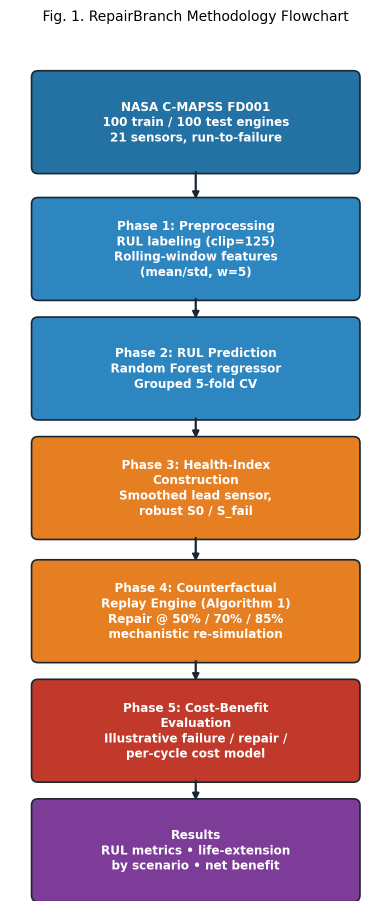
#> input picture figures/fig0_flowchart.png, 783 x 1822 px, found by its file name (shown at 1/2 size)
$ python build_paper.py
#> lines starting #> are read from the running program, lines starting #| are printed output that depends on the picture
#!/usr/bin/env python3
# -*- coding: utf-8 -*-
"""
Build the RepairBranch IEEE paper by reconstructing document.xml body content
using exact style templates extracted from the user's AgroBranch/EDUGUARD papers.
"""
import re, os, subprocess, shutil
from PIL import Image

BASE = '/home/claude/paper_analysis/unpacked_agro'
FIGDIR = '/home/claude/repairbranch/figures'

# ---------------------------------------------------------------
# Reset BASE from a pristine copy of the original docx every run,
# so this script is safe to re-run while iterating on page count.
# ---------------------------------------------------------------
if os.path.exists(BASE):
    shutil.rmtree(BASE)
os.makedirs(BASE)
subprocess.run(['unzip', '-q', '-o', '/home/claude/paper_analysis/AgroBranch_IEEE_Research_Paper.docx', '-d', BASE], check=True)
#> (this line was passed over: subprocess is not available in this run)
# strip any symlinks (untrusted external docx)
subprocess.run(f"find {BASE} -type l -delete", shell=True, check=True)
#> (this line was passed over: subprocess is not available in this run)
subprocess.run(['python3', '/mnt/skills/public/docx/scripts/merge_runs.py', BASE], check=True)
#> (this line was passed over: subprocess is not available in this run)
print("Reset BASE from pristine AgroBranch docx.")

TNR = 'w:ascii="Times New Roman" w:cs="Times New Roman" w:eastAsia="Times New Roman" w:hAnsi="Times New Roman"'

def esc(t):
    return (t.replace('&', '&amp;').replace('<', '&lt;').replace('>', '&gt;'))

# ---------------------------------------------------------------
# Style template functions (exact patterns extracted from source doc)
# ---------------------------------------------------------------

# [24 lines left out: functions title_para, centered_line, abstract_para, keywords_para, not called in this run]

SECTION_BREAK_1COL = ('<w:p><w:pPr><w:sectPr><w:type w:val="continuous"/>'
    '<w:pgSz w:w="12240" w:h="15840" w:orient="portrait"/>'
    '<w:pgMar w:top="1080" w:right="1080" w:bottom="1080" w:left="1080" w:header="708" w:footer="708" w:gutter="0"/>'
    '<w:pgNumType/><w:cols w:space="720" w:num="1"/><w:docGrid w:linePitch="360"/></w:sectPr></w:pPr></w:p>')

# [19 lines left out: functions section_heading, subsection_heading, body_para, reference_para, not called in this run]

_docpr_id = [1000]
# [29 lines left out: functions image_para, caption_para, table_caption_para, table_note_para, not called in this run]

def spacer_para():
    return (f'<w:p><w:pPr><w:spacing w:after="160"/></w:pPr><w:r><w:rPr><w:rFonts {TNR}/>'
            f'<w:sz w:val="20"/><w:szCs w:val="20"/></w:rPr><w:t xml:space="preserve"/></w:r></w:p>')

# [42 lines left out: functions make_table, algorithm_box, not called in this run]

# ---------------------------------------------------------------
# Figure sizing (EMU). Column max width ~4780 dxa = 3.319 in = 3,035,793 EMU
# ---------------------------------------------------------------
COL_MAX_EMU = 3035793

figure_files = [
    'fig0_flowchart.png',
    'fig1_sensor_trends.png',
    'fig2_sensor_rul_correlation.png',
    'fig3_rul_distribution.png',
    'fig4_pred_vs_actual_rul.png',
    'fig5_feature_importance.png',
    'fig6_counterfactual_branch_example.png',
    'fig7_life_extension_boxplot.png',
    'fig8_net_benefit_by_scenario.png',
]

def emu_size(fname, width_emu=COL_MAX_EMU):
#> called with fname = 'fig0_flowchart.png', width_emu = 3035793
    im = Image.open(os.path.join(FIGDIR, fname))
#> im is the input picture: PIL image 783x1822 RGBA; mean R, G, B, A 171.3, 158.2, 164.1, 255
    w, h = im.size
#> w = 783; h = 1822
    cy = int(width_emu * h / w)
#> cy = 7064131
    return width_emu, cy

fig_sizes = {f: emu_size(f) for f in figure_files}
#> call 2 of emu_size, with fname = 'fig1_sensor_trends.png', width_emu = 3035793
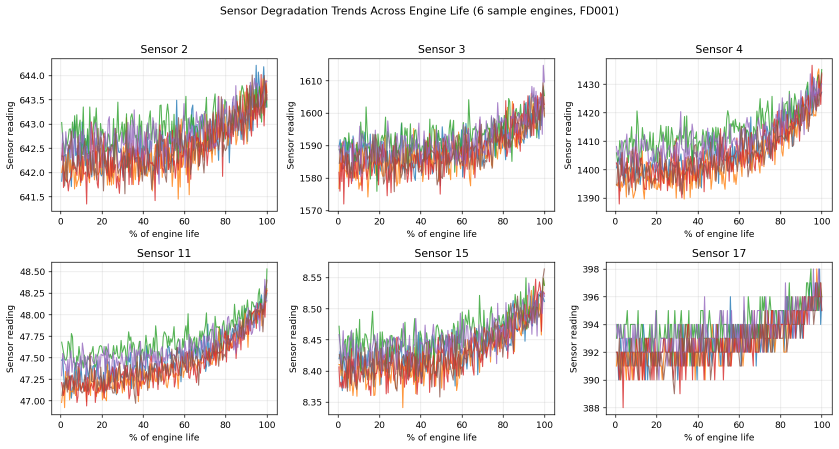
#> input picture figures/fig1_sensor_trends.png, 1677 x 898 px, found by its file name (shown at 1/2 size)
#> in emu_size, im is the input picture: PIL image 1677x898 RGBA; mean R, G, B, A 235.3, 229.6, 228.5, 255
#> call 3 of emu_size, with fname = 'fig2_sensor_rul_correlation.png', width_emu = 3035793
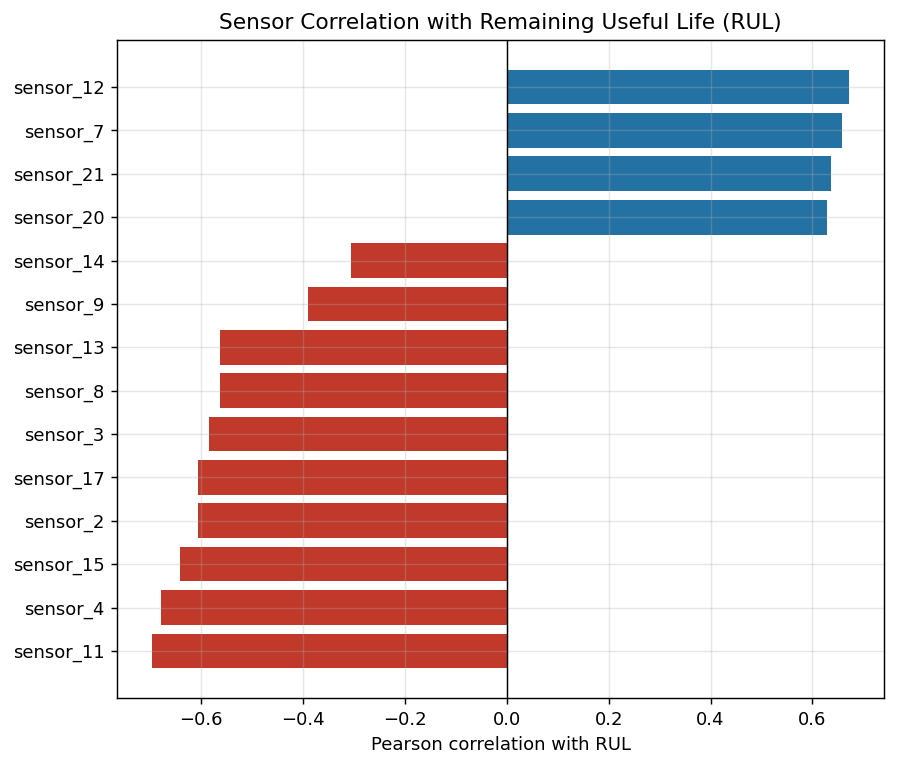
#> input picture figures/fig2_sensor_rul_correlation.png, 897 x 767 px, found by its file name
#> in emu_size, im is the input picture: PIL image 897x767 RGBA; mean R, G, B, A 226, 211.9, 213.2, 255
#> call 4 of emu_size, with fname = 'fig3_rul_distribution.png', width_emu = 3035793
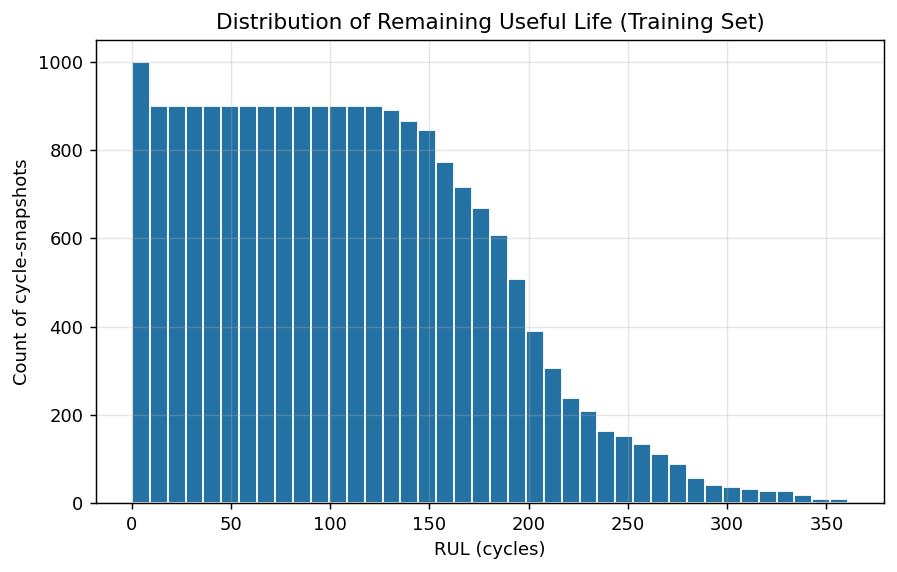
#> input picture figures/fig3_rul_distribution.png, 897 x 572 px, found by its file name
#> in emu_size, im is the input picture: PIL image 897x572 RGBA; mean R, G, B, A 188.8, 210.3, 224.3, 255
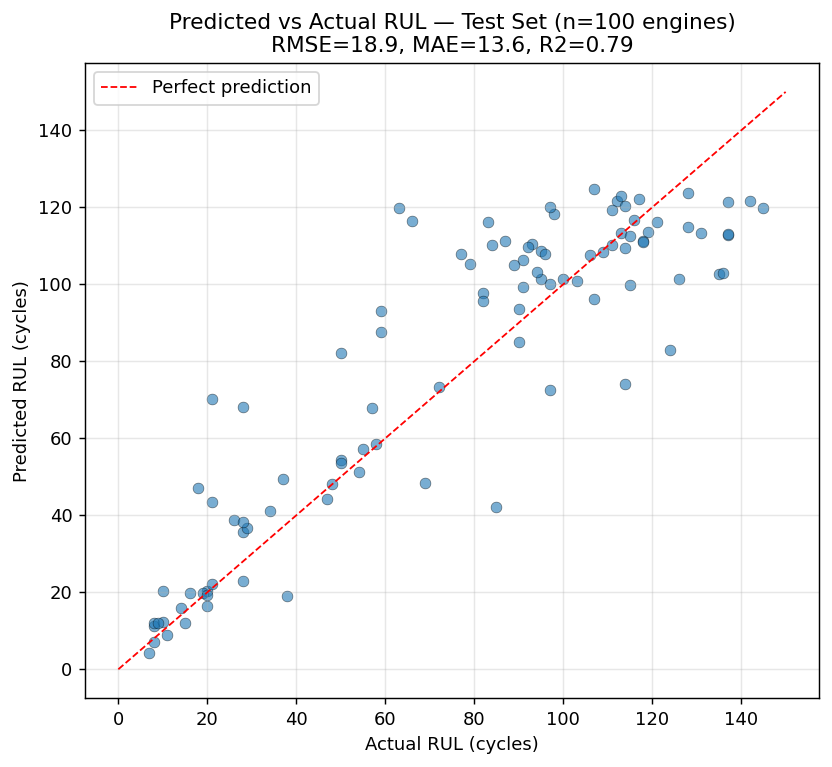
#> input picture figures/fig4_pred_vs_actual_rul.png, 832 x 767 px, found by its file name
#> in emu_size, im is the input picture: PIL image 832x767 RGBA; mean R, G, B, A 247.7, 247.9, 248.3, 255
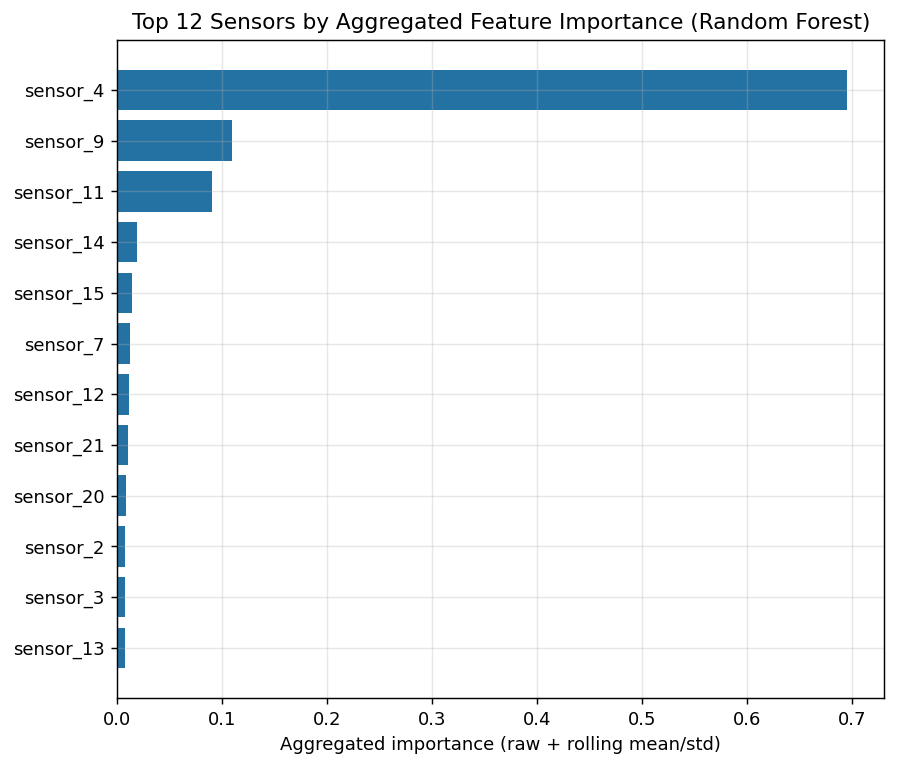
#> input picture figures/fig5_feature_importance.png, 897 x 767 px, found by its file name
#> in emu_size, im is the input picture: PIL image 897x767 RGBA; mean R, G, B, A 236.4, 240.9, 243.9, 255
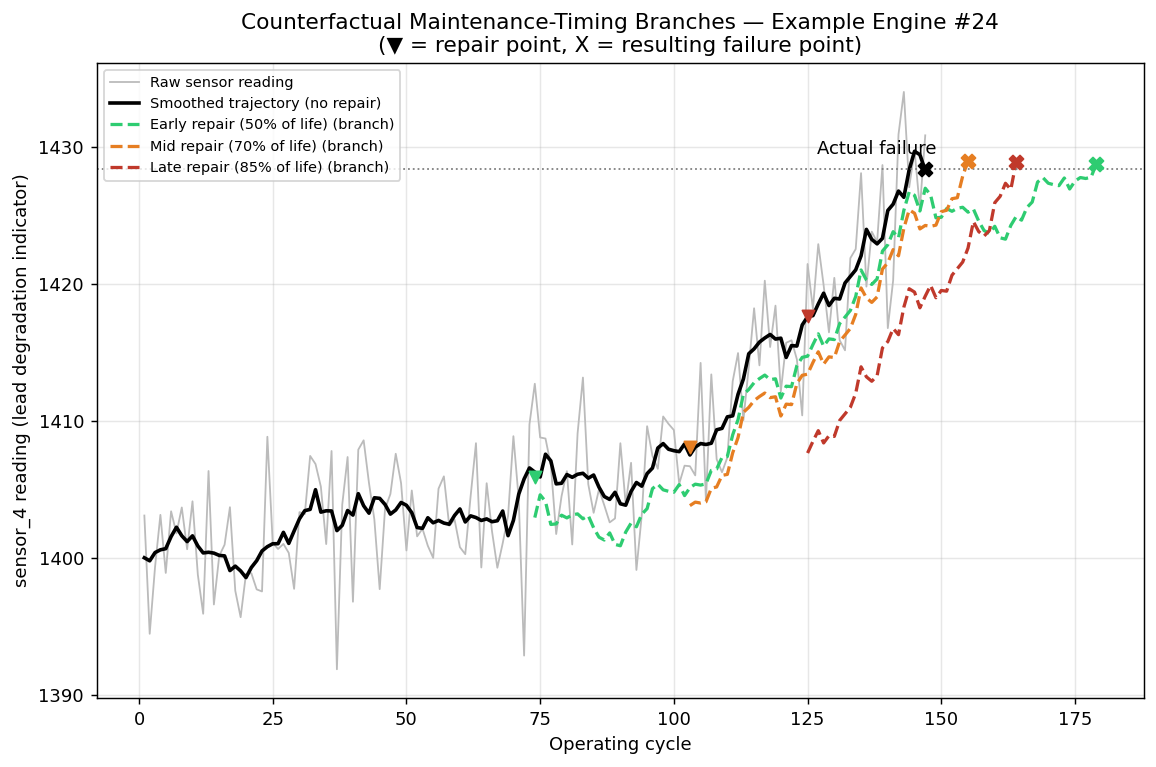
#> input picture figures/fig6_counterfactual_branch_example.png, 1156 x 767 px, found by its file name
#> in emu_size, im is the input picture: PIL image 1156x767 RGBA; mean R, G, B, A 246, 246.1, 245.6, 255
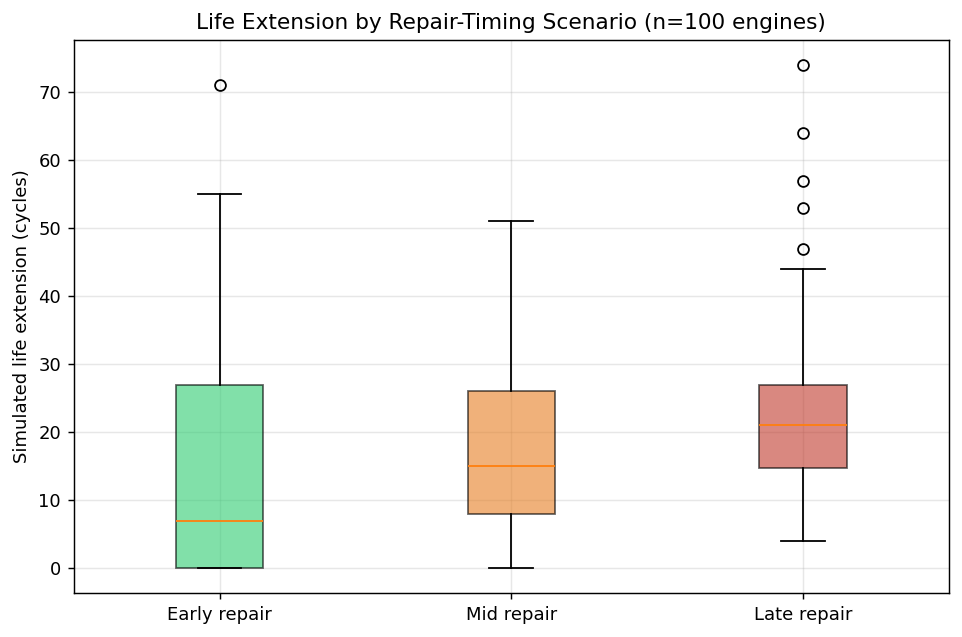
#> input picture figures/fig7_life_extension_boxplot.png, 962 x 637 px, found by its file name
#> in emu_size, im is the input picture: PIL image 962x637 RGBA; mean R, G, B, A 245.3, 245.6, 243.1, 255
#> (the run stopped early here; a loop or call above may not have finished)
